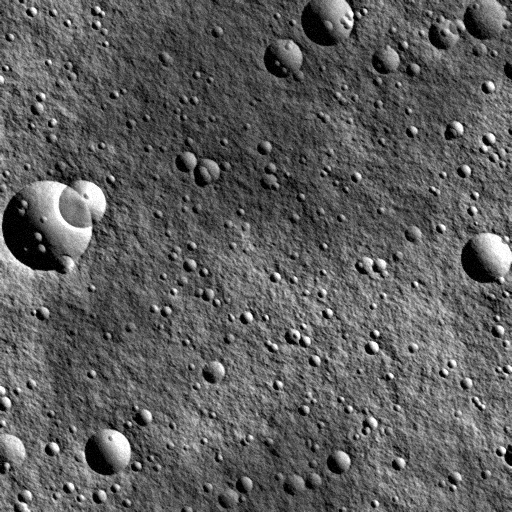
#> input picture samples/highland_cratered_512.png, 512 x 512 px
$ python -i classical.py   (imports and definitions only)
#> lines starting #> are read from the running program, lines starting #| are printed output that depends on the picture; after the words box and inside, x2 and y2 are one past the last pixel; in counts of white or black regions, pixels touching at a corner belong together
#> further down, picture is the input picture: shape (512, 512); min 0, max 255, mean 93.2
### lunarcrater/extract.py
"""Turn a crater-rim probability map into a list of circles.

Ring templates over a geometric range of radii are matched against the probability map
(normalised cross-correlation, as in DeepMoon's template-matching step).  Local maxima
above a threshold become candidates; duplicates are removed with a non-maximum
suppression that compares centre distance and radius.
"""
from __future__ import annotations

import cv2
import numpy as np


# [33 lines left out: functions ring_template, radius_grid, ring_support, not called in this run]


def nms_circles(cands: list[tuple[float, float, float, float]], dist_frac: float = 0.6, rad_frac: float = 0.45):
    """Greedy suppression; ``cands`` are (x, y, r, score). Higher scores win."""
    kept: list[tuple[float, float, float, float]] = []
    kxyr = np.empty((len(cands), 3))  # kept circles as an array: vectorised overlap test
    for c in sorted(cands, key=lambda t: -t[3]):
        x, y, r, _ = c
        m = len(kept)
        if m:
            kx, ky, kr = kxyr[:m, 0], kxyr[:m, 1], kxyr[:m, 2]
            rm = np.minimum(r, kr)
            if np.any(((x - kx) ** 2 + (y - ky) ** 2 < (dist_frac * rm) ** 2) & (np.abs(r - kr) / rm < rad_frac)):
                continue
        kxyr[m] = (x, y, r)
        kept.append(c)
    return kept


# [35 lines left out: function extract_craters, not called in this run]

### lunarcrater/classical.py
"""Classical computer-vision baseline: contrast enhancement + circular Hough transform.

It needs no training and is used as a reference point for the U-Net in the evaluation.
Under the low sun angles typical of lunar orbital images a crater looks like a crescent of
shadow next to a crescent of light rather than a closed circular edge, which is exactly the
situation where a gradient-based Hough transform struggles - the evaluation report shows it.
"""
from __future__ import annotations

import cv2
import numpy as np

from .extract import nms_circles


def hough_craters(img: np.ndarray, r_min: float = 3.0, r_max: float | None = None, perfectness: float = 0.6) -> list[dict]:
#> called with r_min = 3, perfectness = 0.6
    h, w = img.shape
#> h = 512; w = 512
    r_max = r_max or min(h, w) / 4.0
#> r_max = 128
    clahe = cv2.createCLAHE(clipLimit=2.0, tileGridSize=(8, 8))
    enh = clahe.apply(img)
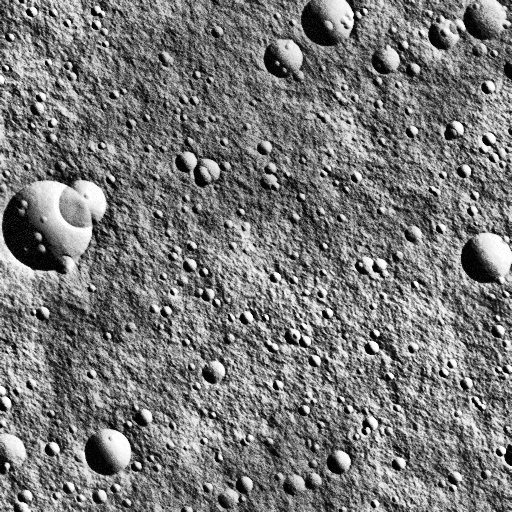
#> enh: shape (512, 512); min 0, max 255, mean 120.1
    blur = cv2.GaussianBlur(enh, (0, 0), 1.0)
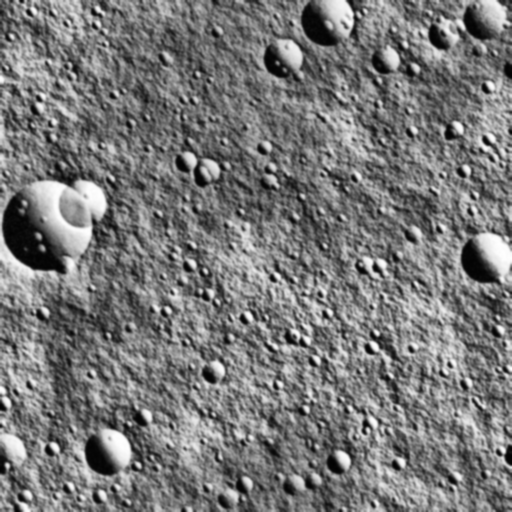
#> blur: shape (512, 512); min 2, max 254, mean 120.1
    edges = cv2.Canny(blur, 40, 110)
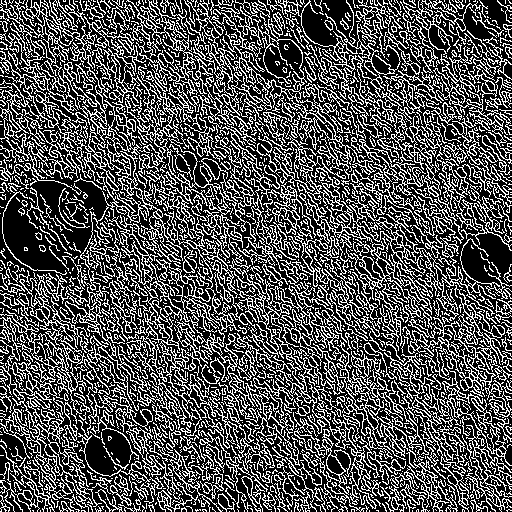
#> edges: shape (512, 512); 32.2% white in thin lines or dots
    edges_d = cv2.dilate(edges, np.ones((3, 3), np.uint8)).astype(np.float32) / 255.0
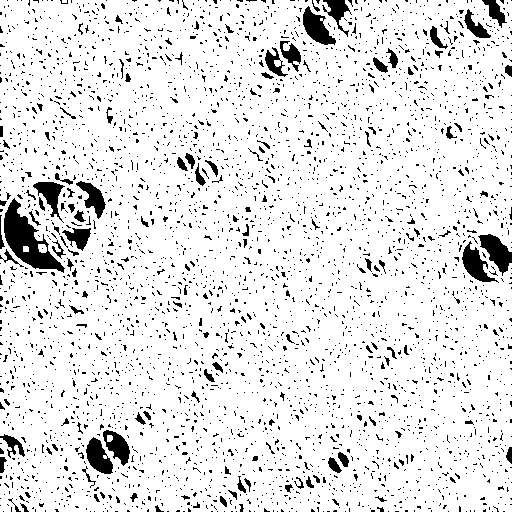
#> edges_d: shape (512, 512) float32; values 0 (black) and 1 (white), 90.1% white; 3742 black regions (3591 under 20 px), largest, box (x1, y1, x2, y2) and area: (4, 198, 65, 273) 1779, (478, 234, 512, 276) 696, (303, 6, 336, 45) 652
    circles = cv2.HoughCircles(
        blur,
        cv2.HOUGH_GRADIENT_ALT,
        dp=1.5,
        minDist=max(4, r_min * 1.3),
        param1=100,
        param2=perfectness,
        minRadius=int(np.floor(r_min)),
        maxRadius=int(np.ceil(r_max)),
    )
#> circles = 46 rows, first 8: [61.5, 225, 55.45], [159, 415.5, 38.68], [109.5, 451.5, 23.36], [484.5, 261, 25.64], [31.5, 246, 23.38], [183, 163.5, 13.22], [483, 255, 25.15], [441, 34.5, 18.88]
    if circles is None:
        return []
    out = []
    ang = np.linspace(0, 2 * np.pi, 64, endpoint=False)
    for x, y, r in circles[0]:
        xs = np.round(x + r * np.cos(ang)).astype(int)
        ys = np.round(y + r * np.sin(ang)).astype(int)
        ok = (xs >= 0) & (xs < w) & (ys >= 0) & (ys < h)
        support = float(edges_d[ys[ok], xs[ok]].mean()) if ok.any() else 0.0
        out.append((float(x), float(y), float(r), support))
#> this loop made 46 passes
#> (x, y, r, support) on passes 1 to 12: (61.5, 225, 55.45, 0.719), (159, 415.5, 38.68, 0.953), (109.5, 451.5, 23.36, 0.797), (484.5, 261, 25.64, 0.734), (31.5, 246, 23.38, 0.469), (183, 163.5, 13.22, 0.969), (483, 255, 25.15, 0.672), (441, 34.5, 18.88, 0.859), (114, 219, 21.66, 0.828), (477, 267, 18.23, 0.656), (286.5, 57, 19.8, 0.656), (448.5, 363, 17.78, 0.844)
#> after the loop, out = 46 items, first 6: (61.5, 225, 55.45, 0.719), (159, 415.5, 38.68, 0.953), (109.5, 451.5, 23.36, 0.797), (484.5, 261, 25.64, 0.734), (31.5, 246, 23.38, 0.469), (183, 163.5, 13.22, 0.969)
    return [
        {"x": x, "y": y, "r": r, "match": None, "confidence": round(s, 4)}
        for x, y, r, s in nms_circles(out)
    ]
#> in nms_circles, `kxyr = np.empty((len(cands), 3))`: kxyr = 46 rows, first 8: [6.91e-310, 4.66e-310, 4.66e-310], [4.66e-310, 0, 4.94e-324], [3.16e-322, 0, 0], [0, 0, 0], [0, 0, 0], [0, 0, 0], [0, 0, 0], [0, 0, 0]
#> the loop in nms_circles, `for c in sorted(cands, key=lambda t: -t[3]):` made 46 passes
#> (c, x, y, r, m, kx, ky, kr) on passes 2 to 4: ((37.5, 349.5, 14.28, 0.984), 37.5, 349.5, 14.28, 1, [169.5], [36], [16.33]), ((291, 252, 15.1, 0.984), 291, 252, 15.1, 2, [169.5, 37.5], [36, 349.5], [16.33, 14.28]), ((477, 460.5, 8.54, 0.984), 477, 460.5, 8.54, 3, [169.5, 37.5, 291], [36, 349.5, 252], [16.33, 14.28, 15.1])
#> (c, x, y, r, m, kx, ky, rm) on pass 8: ((159, 415.5, 38.68, 0.953), 159, 415.5, 38.68, 7, [169.5, 37.5, 291, 477, 183, 385.5, 189], [36, 349.5, 252, 460.5, 163.5, 456, 265.5], [16.33, 14.28, 15.1, 8.54, 13.22, 14.78, 10.41])
#> after the loop in nms_circles, `for c in sorted(cands, key=lambda t: -t[3]):`: kept = 41 items, first 6: (169.5, 36, 16.33, 1), (37.5, 349.5, 14.28, 0.984), (291, 252, 15.1, 0.984), (477, 460.5, 8.54, 0.984), (183, 163.5, 13.22, 0.969), (385.5, 456, 14.78, 0.969); kxyr = 46 rows, first 8: [169.5, 36, 16.33], [37.5, 349.5, 14.28], [291, 252, 15.1], [477, 460.5, 8.54], [183, 163.5, 13.22], [385.5, 456, 14.78], [189, 265.5, 10.41], [159, 415.5, 38.68]

>>> import cv2
>>> picture = cv2.imread('../samples/highland_cratered_512.png', cv2.IMREAD_GRAYSCALE)
>>> result = hough_craters(picture)
#> result = 41 items

$ run again, on samples/mare_plain_512.png
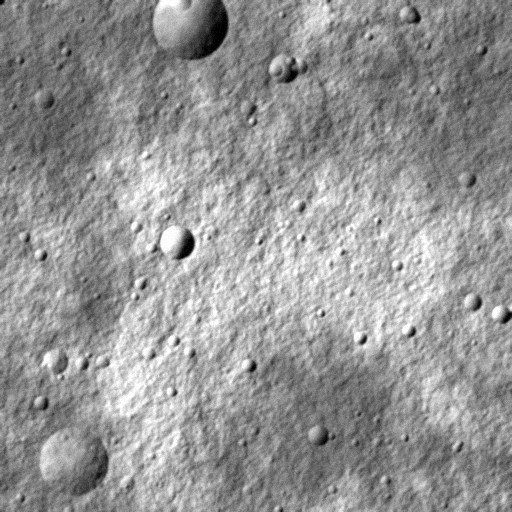
#> input picture samples/mare_plain_512.png, 512 x 512 px
#> picture is the input picture: shape (512, 512); min 0, max 255, mean 148.9
#> in hough_craters, `edges = cv2.Canny(blur, 40, 110)`:
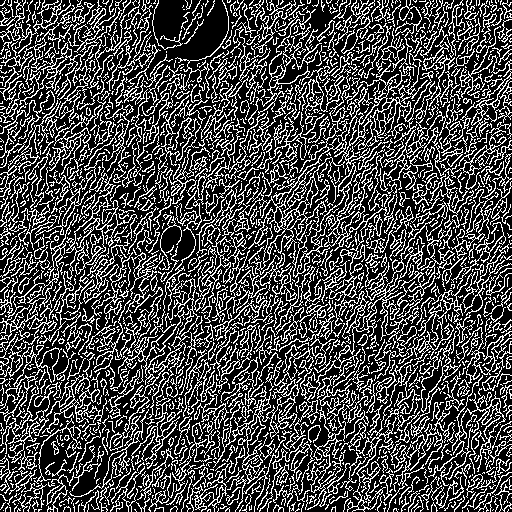
#> edges: shape (512, 512); 28.7% white in thin lines or dots
#> in hough_craters, `edges_d = cv2.dilate(edges, np.ones((3, 3), np.uint8)).astype(np.float..`:
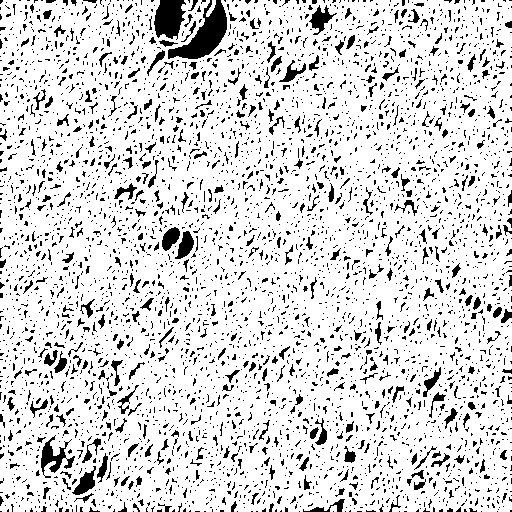
#> edges_d: shape (512, 512) float32; values 0 (black) and 1 (white), 85.5% white; 4406 black regions (3969 under 20 px), largest, box (x1, y1, x2, y2) and area: (168, 0, 227, 59) 1498, (154, 0, 186, 40) 929, (41, 435, 75, 478) 531
#> circles = 66 rows, first 8: [411, 420, 52.45], [165, 243, 30.95], [48, 294, 34.35], [49.5, 70.5, 29.89], [40.5, 282, 23.32], [177, 243, 19.41], [46.5, 82.5, 23.99], [222, 76.5, 18.42]
#> the loop in hough_craters, `for x, y, r in circles[0]:` made 66 passes
#> (x, y, r, support) on passes 1 to 8: (411, 420, 52.45, 0.859), (165, 243, 30.95, 0.859), (48, 294, 34.35, 0.922), (49.5, 70.5, 29.89, 0.828), (40.5, 282, 23.32, 0.938), (177, 243, 19.41, 0.766), (46.5, 82.5, 23.99, 0.797), (222, 76.5, 18.42, 0.875)
#> after the loop in hough_craters, `for x, y, r in circles[0]:`: out = 66 items, first 6: (411, 420, 52.45, 0.859), (165, 243, 30.95, 0.859), (48, 294, 34.35, 0.922), (49.5, 70.5, 29.89, 0.828), (40.5, 282, 23.32, 0.938), (177, 243, 19.41, 0.766)
#> in nms_circles, `kxyr = np.empty((len(cands), 3))`: kxyr = 66 rows, first 8: [6.91e-310, 4.66e-310, 4.66e-310], [4.66e-310, 0, 4.94e-324], [3.16e-322, 0, 0], [0, 0, 0], [0, 0, 0], [0, 0, 0], [0, 0, 0], [0, 0, 0]
#> the loop in nms_circles, `for c in sorted(cands, key=lambda t: -t[3]):` made 66 passes
#> (c, x, y, r, m, kx, ky, kr) on passes 2 to 3: ((348, 310.5, 14.37, 0.984), 348, 310.5, 14.37, 1, [382.5], [277.5], [17]), ((310.5, 324, 13.28, 0.984), 310.5, 324, 13.28, 2, [382.5, 348], [277.5, 310.5], [17, 14.37])
#> after the loop in nms_circles, `for c in sorted(cands, key=lambda t: -t[3]):`: kept = 64 items, first 6: (382.5, 277.5, 17, 0.984), (348, 310.5, 14.37, 0.984), (310.5, 324, 13.28, 0.984), (472.5, 301.5, 9.49, 0.969), (409.5, 330, 12, 0.953), (40.5, 282, 23.32, 0.938); kxyr = 66 rows, first 8: [382.5, 277.5, 17], [348, 310.5, 14.37], [310.5, 324, 13.28], [472.5, 301.5, 9.49], [409.5, 330, 12], [40.5, 282, 23.32], [40.5, 217.5, 14.38], [175.5, 435, 21.62]
#> result = 64 items

$ run again, on samples/south_polar_lowsun_384.png
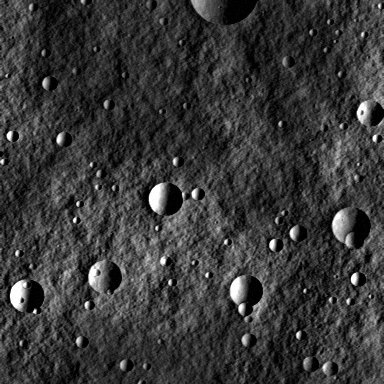
#> input picture samples/south_polar_lowsun_384.png, 384 x 384 px
#> picture is the input picture: shape (384, 384); min 0, max 255, mean 55.9
#> in hough_craters, `edges = cv2.Canny(blur, 40, 110)`:
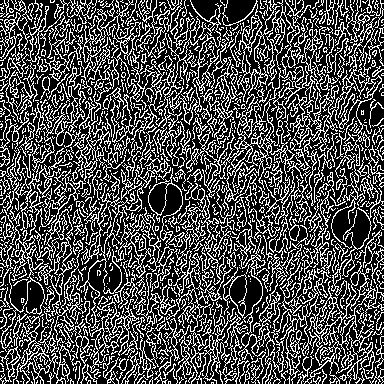
#> edges: shape (384, 384); 30.4% white in thin lines or dots
#> in hough_craters, `edges_d = cv2.dilate(edges, np.ones((3, 3), np.uint8)).astype(np.float..`:
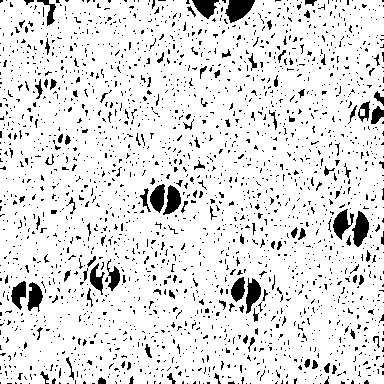
#> edges_d: shape (384, 384) float32; values 0 (black) and 1 (white), 89.1% white; 2310 black regions (2202 under 20 px), largest, box (x1, y1, x2, y2) and area: (225, 0, 255, 23) 440, (352, 211, 369, 247) 372, (333, 209, 354, 240) 323
#> circles = 32 rows, first 8: [250.5, 186, 40.55], [351, 225, 20.57], [328.5, 190.5, 20.85], [246, 298.5, 23.02], [348, 234, 22.42], [109.5, 271.5, 17.92], [111, 277.5, 16.44], [247.5, 291, 18.38]
#> the loop in hough_craters, `for x, y, r in circles[0]:` made 32 passes
#> (x, y, r, support) on passes 1 to 8: (250.5, 186, 40.55, 0.875), (351, 225, 20.57, 0.891), (328.5, 190.5, 20.85, 0.797), (246, 298.5, 23.02, 0.922), (348, 234, 22.42, 0.766), (109.5, 271.5, 17.92, 0.703), (111, 277.5, 16.44, 0.688), (247.5, 291, 18.38, 0.812)
#> after the loop in hough_craters, `for x, y, r in circles[0]:`: out = 32 items, first 6: (250.5, 186, 40.55, 0.875), (351, 225, 20.57, 0.891), (328.5, 190.5, 20.85, 0.797), (246, 298.5, 23.02, 0.922), (348, 234, 22.42, 0.766), (109.5, 271.5, 17.92, 0.703)
#> in nms_circles, `kxyr = np.empty((len(cands), 3))`: kxyr = 32 rows, first 8: [4.66e-310, 0, 8.4e-323], [1.24e-322, 1.97e-236, 7.29e-304], [nan, -1.23e+304, 5.78e-275], [6.69e-198, nan, nan], [6.91e-310, 6.91e-310, 6.91e-310], [6.91e-310, 6.91e-310, 6.91e-310], [6.91e-310, 6.91e-310, 6.91e-310], [6.91e-310, 6.91e-310, 6.91e-310]
#> the loop in nms_circles, `for c in sorted(cands, key=lambda t: -t[3]):` made 32 passes
#> (c, x, y, r, m, kx, ky, kr) on passes 2 to 3: ((127.5, 295.5, 8.79, 0.984), 127.5, 295.5, 8.79, 1, [165], [198], [16.94]), ((67.5, 279, 15.82, 0.969), 67.5, 279, 15.82, 2, [165, 127.5], [198, 295.5], [16.94, 8.79])
#> after the loop in nms_circles, `for c in sorted(cands, key=lambda t: -t[3]):`: kept = 26 items, first 6: (165, 198, 16.94, 1), (127.5, 295.5, 8.79, 0.984), (67.5, 279, 15.82, 0.969), (298.5, 342, 12.19, 0.969), (300, 208.5, 12.73, 0.969), (61.5, 228, 10.31, 0.953); kxyr = 32 rows, first 8: [165, 198, 16.94], [127.5, 295.5, 8.79], [67.5, 279, 15.82], [298.5, 342, 12.19], [300, 208.5, 12.73], [61.5, 228, 10.31], [25.5, 295.5, 17.48], [64.5, 139.5, 13.42]
#> result = 26 items
